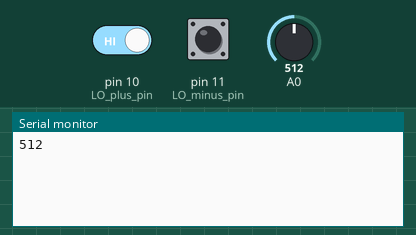
This sketch was run on a simulated Arduino Uno, built with avr-gcc and run on an emulated ATmega328P. Shown: the last lines printed to the serial monitor. The test bench sets the inputs (shaded band); at power-on: A0 = 512, pin 10 (LO_plus_pin) HIGH, pin 11 (LO_minus_pin) HIGH.

Above: at 1.2 s.
1.3 s: A0 set to 716
At 2.5 s:
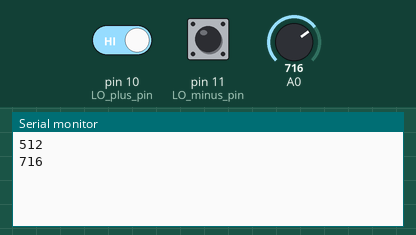
2.8 s: pin 10 (LO_plus_pin) driven LOW
At 2.88 s:
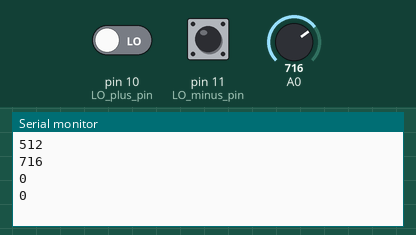
Timing chart, 0 to 5.8 s (numbered marks = the images above; inputs shaded):
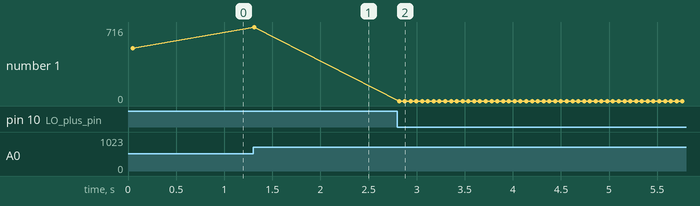

Measured:
- after the input at 1.3 s, the serial monitor: prints a new line at once (image 1)
- after the input at 2.8 s, the serial monitor: prints a new line at once (image 2)
- plotted number 1: 512 → 716 after the input at 1.3 s, 716 → 0 after the input at 2.8 s

The sketch:

ECG1.ino
```cpp
int lastReading = 0;   // To store the previous reading
int LO_minus_pin = 11;  // Lead-off detection pin LO-
int LO_plus_pin = 10;   // Lead-off detection pin LO+

void setup() {
  Serial.begin(9600);  // Initialize serial communication
  pinMode(LO_minus_pin, INPUT);  // Set pin 11 (LO-) as input
  pinMode(LO_plus_pin, INPUT);   // Set pin 10 (LO+) as input
}

void loop() {
  // Check the LO- and LO+ pins multiple times with a delay to avoid false detection
  int loMinusState = digitalRead(LO_minus_pin);
  int loPlusState = digitalRead(LO_plus_pin);

  // Allow a small delay to stabilize
  delay(50);

  // Recheck the LO- and LO+ states
  loMinusState = digitalRead(LO_minus_pin);
  loPlusState = digitalRead(LO_plus_pin);

  if (loMinusState == LOW || loPlusState == LOW) {
    // If either of LO- or LO+ is LOW, it's a lead-off condition (electrodes not connected)
    Serial.println(0);  // Output 0 when disconnected
  } else {
    int ecgValue = analogRead(A0);  // Read ECG data from pin A0

    // Simple filtering to avoid sudden spikes
    if (abs(ecgValue - lastReading) > 5) {
      Serial.println(ecgValue);  // Output ECG data if it changes significantly
    }

    lastReading = ecgValue;  // Update the last reading
  }

  delay(10);  // Adjust delay for sampling rate
}
```
